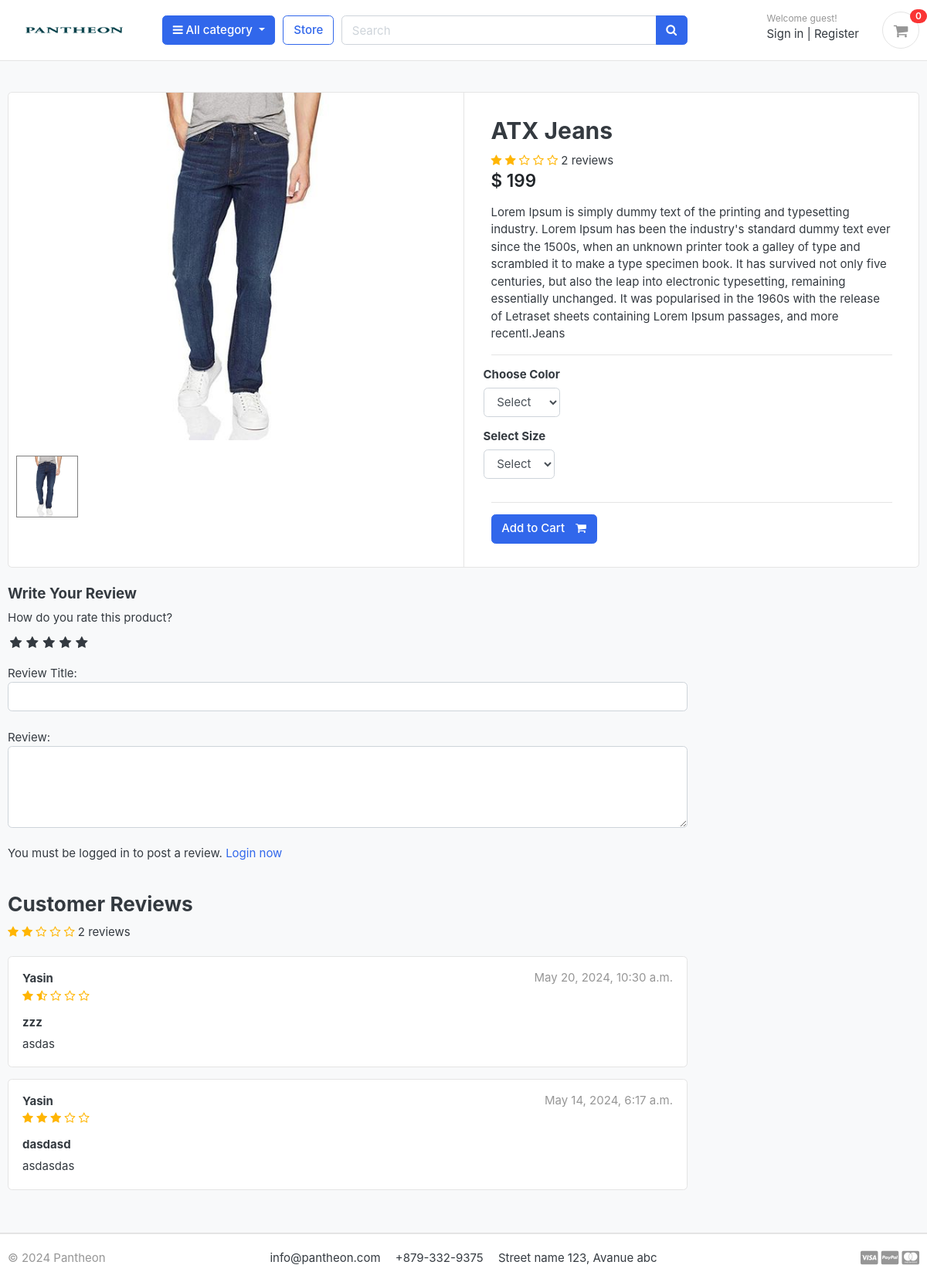
/store/category/jeans/atx-jeans/, run on the app's committed database.
### store/models.py (models this page shows, shortened)
class Product(models.Model):
    product_name = models.CharField(max_length=200, unique=True)
    slug = models.SlugField(max_length=200,unique=True)
    description = models.TextField(max_length=500,blank=True)
    price = models.IntegerField()
    images = models.ImageField( upload_to='photos/products')
    stock = models.IntegerField()
    is_available = models.BooleanField(default=True)
    category = models.ForeignKey(Category, on_delete=models.CASCADE)
    created_date = models.DateTimeField(auto_now_add=True)
    modified_date = models.DateTimeField(auto_now=True)
    def averageReview(self):
        reviews = ReviewRatingg.objects.filter(product=self, status=True).aggregate(average=Avg('rating'))
        avg = 0
        if reviews['average'] is not None:
            avg = float(reviews['average'])
        return avg
    def countReview(self):
        reviews = ReviewRatingg.objects.filter(product=self, status=True).aggregate(count=Count('id'))
        count = 0
        if reviews['count'] is not None:
            count = int(reviews['count'])
        return count

class ReviewRatingg(models.Model):
    product = models.ForeignKey(Product, on_delete=models.CASCADE)
    user = models.ForeignKey(Account, on_delete=models.CASCADE)
    subject = models.CharField(max_length=100, blank=True)
    review = models.TextField(max_length=500, blank=True)
    rating = models.FloatField()
    ip = models.CharField(max_length=20, blank=True)
    status = models.BooleanField(default=True)
    created_at = models.DateTimeField(auto_now_add=True)
    updated_at = models.DateTimeField(auto_now=True)

### accounts/models.py (models this page shows, shortened)
class Account(AbstractBaseUser):
    first_name      = models.CharField(max_length=50)
    last_name       = models.CharField(max_length=50)
    username        = models.CharField(max_length=50, unique=True)
    email           = models.EmailField(max_length=100, unique=True)
    phone_number    = models.CharField(max_length=50)
    date_joined     = models.DateTimeField(auto_now_add=True)
    last_login      = models.DateTimeField(auto_now_add=True)
    is_admin        = models.BooleanField(default=False)
    is_staff        = models.BooleanField(default=False)
    is_active        = models.BooleanField(default=False)
    is_superadmin        = models.BooleanField(default=False)
    USERNAME_FIELD = 'email'
    REQUIRED_FIELDS = ['username', 'first_name', 'last_name']
    objects = MyAccountManager()

### store/views.py (the view)
# urls.py: path('category/<slug:category_slug>/<slug:product_slug>/',views.product_detail,name='product_detail'),
def product_detail(request, category_slug, product_slug):
    try:
        single_product = Product.objects.get(category__slug=category_slug, slug=product_slug)
        in_cart = CartItem.objects.filter(cart__cart_id=_cart_id(request), product=single_product).exists()
    except Exception as e:
        raise e
    if request.user.is_authenticated:
        try:
            orderproduct = OrderProduct.objects.filter(user=request.user, product_id=single_product.id).exists()
        except OrderProduct.DoesNotExist:
            orderproduct = None
    else:
        orderproduct = None
    reviews = ReviewRatingg.objects.filter(product_id=single_product.id, status=True)
    product_gallery = ProductGallery.objects.filter(product_id=single_product.id)
    context = {
        'single_product': single_product,
        'in_cart'       : in_cart,
        'orderproduct': orderproduct,
        'reviews': reviews,
        'product_gallery': product_gallery,
    }
    return render(request, 'store/product_detail.html', context)

### carts/context_processors.py (called while the page is built)
def counter(request):
    cart_count=0
    if 'admin' in request.path:
        return {}
    else:
        try:
            cart=Cart.objects.filter(cart_id=_cart_id(request))
            if request.user.is_authenticated:
                cart_items= CartItem.objects.all().filter(user=request.user)
            else:
                cart_items= CartItem.objects.all().filter(cart=cart[:1])
            for cart_item in cart_items:
                cart_count += cart_item.quantity
        except Cart.DoesNotExist:
            cart_count=0
    return dict(cart_count=cart_count)

### carts/views.py (called while the page is built)
def _cart_id(request):
    cart=request.session.session_key
    if not cart:
        cart=request.session.create()
    return cart

### category/context_processors.py (called while the page is built)
def menu_links(request):
    links= Category.objects.all()
    return dict(links=links)

### category/models.py (called while the page is built)
    def get_url(self):
        return reverse('products_by_category',args=[self.slug])

### store/models.py (called while the page is built)
    def colors(self):
        return super(VariationManager,self).filter(variation_category="color",is_active=True)

    def sizes(self):
        return super(VariationManager,self).filter(variation_category="size",is_active=True)

### templates/store/product_detail.html (shortened to what this page needs)
{% extends 'base.html' %}
{% load static %}
{% block content %}
<section class="section-content padding-y bg">
	<div class="container">
		<div class="card">
			<div class="row no-gutters">
				<aside class="col-md-6">
					<article class="gallery-wrap">
						<div class="img-big-wrap mainImage">
							<center><img src="{{ single_product.images.url }}"></center>
						</div>
					</article>
					<ul class="thumb">
						<li>
							<a href="{{ single_product.images.url }}" target="mainImage"><img src="{{ single_product.images.url }}" alt="Product Image"></a>
						</li>
					</ul>
				</aside>
				<main class="col-md-6 border-left">
					<form action="{% url 'add_cart' single_product.id %}" method="POST">
						<article class="content-body">
							<h2 class="title">{{ single_product.product_name }}</h2>
							<div class="rating-star">
								<span>
									<i class="fa fa-star{% if single_product.averageReview < 0.5 %}-o{% elif single_product.averageReview >= 0.5 and single_product.averageReview < 1 %}-half-o {% endif %}" aria-hidden="true"></i>
									<i class="fa fa-star{% if single_product.averageReview < 1.5 %}-o{% elif single_product.averageReview >= 1.5 and single_product.averageReview < 2 %}-half-o {% endif %}" aria-hidden="true"></i>
									<i class="fa fa-star{% if single_product.averageReview < 2.5 %}-o{% elif single_product.averageReview >= 2.5 and single_product.averageReview < 3 %}-half-o {% endif %}" aria-hidden="true"></i>
									<i class="fa fa-star{% if single_product.averageReview < 3.5 %}-o{% elif single_product.averageReview >= 3.5 and single_product.averageReview < 4 %}-half-o {% endif %}" aria-hidden="true"></i>
									<i class="fa fa-star{% if single_product.averageReview < 4.5 %}-o{% elif single_product.averageReview >= 4.5 and single_product.averageReview < 5 %}-half-o {% endif %}" aria-hidden="true"></i>
	<span>{{single_product.countReview}} reviews</span>
									</span>
							</div>
							<div class="mb-3">
								<var class="price h4">$ {{single_product.price}}</var>
							</div>
							<p>{{ single_product.description }}</p>
							<hr>
							<div class="row">
								<div class="item-option-select">
									<h6>Choose Color</h6>
									<select name="color" class="form-control" required>
										<option value="" disabled selected>Select</option>
									</select>
								</div>
							</div>
							<div class="row">
								<div class="item-option-select">
									<h6>Select Size</h6>
									<select name="size" class="form-control" required>
										<option value="" disabled selected>Select</option>
									</select>
								</div>
							</div>
							<hr>
							{% if single_product.stock <= 0 %}
							<h5 class="text-danger">Out of Stock</h5>
							{% else %}
							<button type="submit" class="btn  btn-primary"> <span class="text">Add to Cart</span> <i class="fa fa-shopping-cart"></i> </button>
							{% endif %}
						</article>
					</form>
				</main>
			</div>
		</div>
		<br>
		<div class="row">
			<div class="col-md-9">
				<form action="{% url 'submit_review' single_product.id %}" method="POST">
					<h5>Write Your Review</h5>
					<div>
						<label>How do you rate this product?</label>
						<br>
						<div class="rate">
							<input type="radio" name="rating" id="rating10" value="5" required /><label for="rating10" title="5"></label>
							<input type="radio" name="rating" id="rating8" value="4" required /><label for="rating8" title="4"></label>
							<input type="radio" name="rating" id="rating6" value="3" required /><label for="rating6" title="3"></label>
							<input type="radio" name="rating" id="rating4" value="2" required /><label for="rating4" title="2"></label>
							<input type="radio" name="rating" id="rating2" value="1" required /><label for="rating2" title="1"></label>
						</div>
<br>
						Review Title:
						<input type="text" class="form-control" name="subject">
						<br>
						Review:
						<textarea name="review" rows="4" class="form-control"></textarea>
						<br>
						{% if user.is_authenticated %}
							{% if orderproduct %}
								<input type="submit" value="Submit Review" class="btn btn-primary">
							{% else %}
								<p>You must purchase this product to post a review.</p>
							{% endif %}
						{% else %}
						<p>You must be logged in to post a review. <span><a href="{% url 'login' %}">Login now</a></span></p>
						{% endif %}
					</div>
				</form>
<br>
<header class="section-heading">
	<h3>Customer Reviews </h3>
	<div class="rating-star">
		<span>
			<i class="fa fa-star{% if single_product.averageReview < 0.5 %}-o{% elif single_product.averageReview >= 0.5 and single_product.averageReview < 1 %}-half-o {% endif %}" aria-hidden="true"></i>
			<i class="fa fa-star{% if single_product.averageReview < 1.5 %}-o{% elif single_product.averageReview >= 1.5 and single_product.averageReview < 2 %}-half-o {% endif %}" aria-hidden="true"></i>
			<i class="fa fa-star{% if single_product.averageReview < 2.5 %}-o{% elif single_product.averageReview >= 2.5 and single_product.averageReview < 3 %}-half-o {% endif %}" aria-hidden="true"></i>
			<i class="fa fa-star{% if single_product.averageReview < 3.5 %}-o{% elif single_product.averageReview >= 3.5 and single_product.averageReview < 4 %}-half-o {% endif %}" aria-hidden="true"></i>
			<i class="fa fa-star{% if single_product.averageReview < 4.5 %}-o{% elif single_product.averageReview >= 4.5 and single_product.averageReview < 5 %}-half-o {% endif %}" aria-hidden="true"></i>
	<span>{{single_product.countReview}} reviews</span>
			</span>
	</div>
</header>
{% for review in reviews %}
				<article class="box mb-3">
					<div class="icontext w-100">
						<div class="text">
							<span class="date text-muted float-md-right">{{review.updated_at}} </span>
							<h6 class="mb-1">{{review.user.first_name}} </h6>
							<div class="rating-star">
								<span>
									<i class="fa fa-star{% if review.rating == 0.5 %}-half-o{% elif review.rating < 1 %}-o {% endif %}" aria-hidden="true"></i>
									<i class="fa fa-star{% if review.rating == 1.5 %}-half-o{% elif review.rating < 2 %}-o {% endif %}" aria-hidden="true"></i>
									<i class="fa fa-star{% if review.rating == 2.5 %}-half-o{% elif review.rating < 3 %}-o {% endif %}" aria-hidden="true"></i>
									<i class="fa fa-star{% if review.rating == 3.5 %}-half-o{% elif review.rating < 4 %}-o {% endif %}" aria-hidden="true"></i>
									<i class="fa fa-star{% if review.rating == 4.5 %}-half-o{% elif review.rating < 5 %}-o {% endif %}" aria-hidden="true"></i>
								</span>
							</div>
						</div>
					</div>
					<div class="mt-3">
						<h6>{{review.subject}}</h6>
						<p>
							{{review.review}}
						</p>
					</div>
				</article>
{% endfor %}
			</div>
		</div>
	</div>
</section>
{% endblock %}

### static/css/ui.css (style rules this page uses)
html { font-family: "Inter", sans-serif; font-size: 15px; }
.content-body { flex: 1 1 auto; padding: 2rem 2.3rem; }
.padding-y { padding-top: 40px; padding-bottom: 40px; }
var { font-style: normal; }
article:after, .form-group:after { display: block; clear: both; content: ""; }
.bg { background-color: #f8f9fa; }
.section-heading { margin-bottom: 20px; margin-top: 15px; }
p:last-child { margin-bottom: 0; }
.btn .text + i { margin-left: 10px; }
.icontext { display: inline-flex; align-items: center; vertical-align: middle; }
.icontext .text { width: 100%; line-height: 1.2; }
.price { font-weight: 600; color: #212529; }
.box { padding: 18px; background: #fff; border-radius: 0.37rem; border: 1px solid #e4e4e4; }
.gallery-wrap .img-big-wrap { margin-bottom: 10px; border-radius: 0.37rem; overflow: hidden; background-color: #fff; }
.gallery-wrap .img-big-wrap img { height: 450px; width: auto; display: inline-block; }
.item-option-select { margin-bottom: 1rem; display: inline-block; margin-right: 15px; }

### static/css/custom.css (style rules this page uses)
.rate { display: inline-block;; border: 0; }
.rate > label { float: right; }
.rate > label:before { display: inline-block; font-size: 1.1rem; font-family: FontAwesome; content: "\f005"; margin:0; padding:0.3rem .2rem; cursor: pointer; }
.rating-star i { color: #ffb503 !important; }
ul.thumb { margin:0 auto; padding: 0; float: left; }
ul.thumb li { list-style: none; margin: 10px; }
ul.thumb li img { width: 80px; height: 80px; border: 1px solid grey; }

### data on the page
Product: images (picture), product_name "ATX Jeans", countReview "2", price "199", description "Lorem Ipsum is simply dummy text of the printing and typesetting industry. Lorem Ipsum has been the industry's standard dummy text ever since the 1500s, when an unknown printer took a galley of type and scrambled it to make a type specimen book. It has survived not only five centuries, but also the leap into electronic typesetting, remaining essentially unchanged. It was popularised in the 1960s with the release of Letraset sheets containing Lorem Ipsum passages, and more recentl.Jeans"
ReviewRatingg: updated_at "May 20, 2024, 10:30 a.m.", user.first_name "Yasin", rating 1.5 (drawn), subject "zzz", review "asdas"
ReviewRatingg: updated_at "May 14, 2024, 6:17 a.m.", user.first_name "Yasin", rating 3 (drawn), subject "dasdasd", review "asdasdas"

### other printed values
{{ cart_count }} "0"
